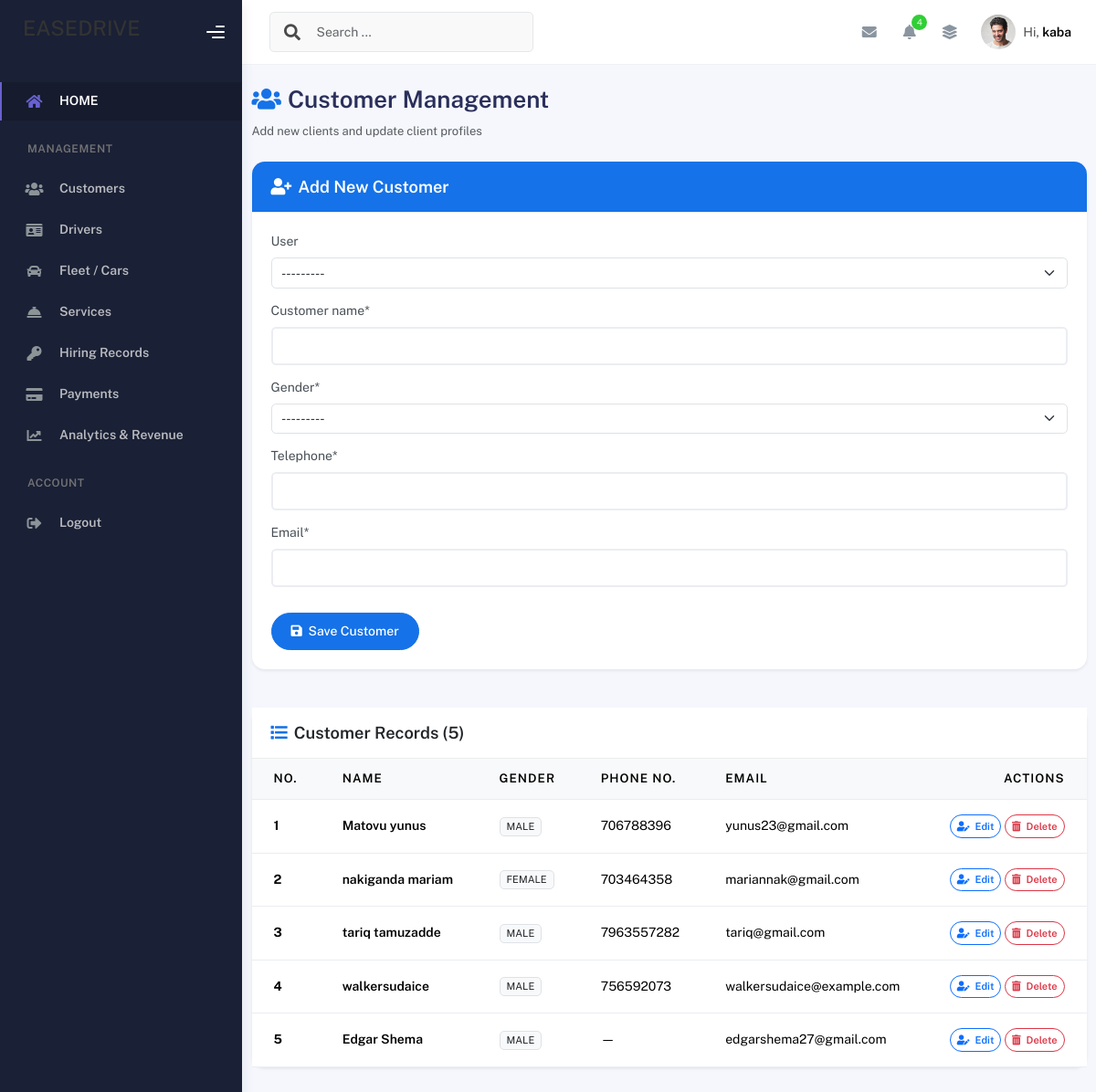
/add_customer/ (signed in), run on the app's committed database.
### carapplication/models.py (models this page shows, shortened)
class Customer(models.Model):
    user = models.OneToOneField(User, on_delete=models.SET_NULL, null=True, blank=True, related_name='customer_profile')
    name = models.CharField(max_length=30, verbose_name="customer name")
    gender = models.CharField(choices= GENDER_OPTIONS)
    telephone = models.IntegerField(null=True)
    email = models.CharField(max_length=255)

### carapplication/views.py (the view)
# urls.py: path("add_customer/", add_customer_view, name="add_customer"),
@admin_required
def add_customer_view(request):
    message = ''
    if request.method == "POST":
        customer_form = CustomerForm(request.POST)
        if customer_form.is_valid():
            customer_form.save()
            message = 'customer added successfully'
    else:
        customer_form = CustomerForm()
    customers = Customer.objects.all()
    context = {
        'form': customer_form,
        'msg': message,
        'customers': customers
    }
    return render(request, "add_customer.html", context)

### carapplication/forms.py
class CustomerForm(ModelForm):
    class Meta:
        model = Customer
        fields = '__all__'

### carapplication/views.py (called while the page is built)
def admin_required(view_func):
    @wraps(view_func)
    def _wrapped_view(request, *args, **kwargs):
        if not request.user.is_authenticated:
            return redirect('login_page')
        is_admin = (
            request.user.is_superuser or
            request.user.is_staff or
            (hasattr(request.user, 'profile') and request.user.profile.role == 'admin')
        )
        if not is_admin:
            return redirect('customer_dashboard')
        return view_func(request, *args, **kwargs)
    return _wrapped_view

### carapplication/templates/add_customer.html (shortened to what this page needs)
{% extends './base.html' %}
{% load crispy_forms_tags %}
{% block content %}
<div class="container py-4">
    <div class="d-flex justify-content-between align-items-center mb-4">
        <div>
            <h2 class="fw-bold mb-1"><i class="fas fa-users text-primary me-2"></i>Customer Management</h2>
            <p class="text-muted small mb-0">Add new clients and update client profiles</p>
        </div>
    </div>
    <div class="card shadow-sm border-0 rounded-4 mb-5">
        <div class="card-header bg-primary text-white py-3 px-4 rounded-top-4">
            <h5 class="mb-0 fw-bold"><i class="fas fa-user-plus me-2"></i>Add New Customer</h5>
        </div>
        <div class="card-body p-4">
            <form method="post">
                <div class="row">
                    {{ form|crispy }}
                </div>
                <div class="mt-3">
                    <button type="submit" class="btn btn-primary px-4 rounded-pill">
                        <i class="fas fa-save me-1"></i> Save Customer
                    </button>
                </div>
            </form>
        </div>
    </div>
    <div class="card shadow-sm border-0 rounded-4">
        <div class="card-header bg-white py-3 px-4 border-bottom">
            <h5 class="mb-0 fw-bold text-dark"><i class="fas fa-list me-2 text-primary"></i>Customer Records ({{ customers.count }})</h5>
        </div>
        <div class="table-responsive">
            <table class="table table-hover align-middle mb-0">
                <thead class="table-light">
                    <tr>
                        <th scope="col">NO.</th>
                        <th scope="col">NAME</th>
                        <th scope="col">GENDER</th>
                        <th scope="col">PHONE NO.</th>
                        <th scope="col">EMAIL</th>
                        <th scope="col" class="text-end">ACTIONS</th>
                    </tr>
                </thead>
                <tbody>
                    {% for customer in customers %}
                        <tr>
                            <th scope="row">{{ customer.id }}</th>
                            <td><strong>{{ customer.name }}</strong></td>
                            <td><span class="badge bg-light text-dark border">{{ customer.gender }}</span></td>
                            <td>{{ customer.telephone|default:"—" }}</td>
                            <td>{{ customer.email }}</td>
                            <td class="text-end text-nowrap">
                                <div class="d-inline-flex gap-1">
                                    <button type="button" class="btn btn-sm btn-outline-primary rounded-pill px-2 py-1 fw-semibold" data-bs-toggle="modal" data-bs-target="#editCustomerModal{{ customer.id }}" title="Edit Customer">
                                        <i class="fas fa-user-edit me-1"></i> Edit
                                    </button>
                                    <a href="{% url 'delete_customer' customer.id %}" class="btn btn-sm btn-outline-danger rounded-pill px-2 py-1 fw-semibold" onclick="return confirm('Are you sure you want to delete this customer ({{ customer.name }})?');" title="Delete Customer">
                                        <i class="fas fa-trash-alt me-1"></i> Delete
                                    </a>
                                </div>
                            </td>
                        </tr>
                    {% empty %}
                        <tr>
                            <td colspan="6" class="text-center py-4 text-muted">No customers recorded yet.</td>
                        </tr>
                    {% endfor %}
                </tbody>
            </table>
        </div>
    </div>
</div>
{% endblock content %}

### carapplication/templates/base.html (shortened to what this page needs)
<!DOCTYPE html>
<html lang="en">
    {% load static %}
  <head>
        <link rel="stylesheet" href="https://cdnjs.cloudflare.com/ajax/libs/font-awesome/6.5.1/css/all.min.css" />
        <link rel="stylesheet" href="{% static 'assets/css/bootstrap.min.css' %}" />
        <link rel="stylesheet" href="{% static 'assets/css/plugins.min.css' %}" />
        <link rel="stylesheet" href="{% static 'assets/css/kaiadmin.min.css' %}" />
        <link rel="stylesheet" href="{% static 'assets/css/demo.css' %} " />
  </head>
    <body>
        <div class="wrapper">
      <div class="sidebar" data-background-color="dark">
        <div class="sidebar-logo">
          <div class="logo-header" data-background-color="dark">
           <h3>EASEDRIVE</h3>
            <div class="nav-toggle">
              <button class="btn btn-toggle toggle-sidebar">
                <i class="gg-menu-right"></i>
              </button>
            </div>
          </div>
        </div>
        <div class="sidebar-wrapper scrollbar scrollbar-inner">
          <div class="sidebar-content">
            <ul class="nav nav-secondary">
              <li class="nav-item active">
                <a href="{% url 'index_page' %}">
                  <i class="fas fa-home"></i>
                  <p>HOME</p>
                </a>
              </li>
              {% if user.is_authenticated and user.profile.role == 'admin' or user.is_superuser %}
              <li class="nav-section">
                <h4 class="text-section">Management</h4>
              </li>
              <li class="nav-item">
                <a href="{% url 'add_customer' %}">
                  <i class="fas fa-users"></i>
                  <p>Customers</p>
                </a>
              </li>
              <li class="nav-item">
                <a href="{% url 'add_driver' %}">
                  <i class="fas fa-id-card"></i>
                  <p>Drivers</p>
                </a>
              </li>
              <li class="nav-item">
                <a href="{% url 'add_car' %}">
                  <i class="fas fa-car"></i>
                  <p>Fleet / Cars</p>
                </a>
              </li>
              <li class="nav-item">
                <a href="{% url 'add_service' %}">
                  <i class="fas fa-concierge-bell"></i>
                  <p>Services</p>
                </a>
              </li>
              <li class="nav-item">
                <a href="{% url 'add_hiring' %}">
                  <i class="fas fa-key"></i>
                  <p>Hiring Records</p>
                </a>
              </li>
              <li class="nav-item">
                <a href="{% url 'add_payment' %}">
                  <i class="fas fa-credit-card"></i>
                  <p>Payments</p>
                </a>
              </li>
              <li class="nav-item">
                <a href="{% url 'admin_analytics' %}">
                  <i class="fas fa-chart-line"></i>
                  <p>Analytics & Revenue</p>
                </a>
              </li>
              {% endif %}
              {% if user.is_authenticated %}
              <li class="nav-section">
                <h4 class="text-section">Account</h4>
              </li>
              <li class="nav-item">
                <a href="{% url 'logout_page' %}">
                  <i class="fas fa-sign-out-alt"></i>
                  <p>Logout</p>
                </a>
              </li>
              {% endif %}
            </ul>
          </div>
        </div>
      </div>
      <div class="main-panel">
        <div class="main-header">
          <nav
            class="navbar navbar-header navbar-header-transparent navbar-expand-lg border-bottom"
          >
            <div class="container-fluid">
              <nav
                class="navbar navbar-header-left navbar-expand-lg navbar-form nav-search p-0 d-none d-lg-flex"
              >
                <div class="input-group">
                  <div class="input-group-prepend">
                    <button type="submit" class="btn btn-search pe-1">
                      <i class="fa fa-search search-icon"></i>
                    </button>
                  </div>
                  <input
                    type="text"
                    placeholder="Search ..."
                    class="form-control"
                  />
                </div>
              </nav>
              <ul class="navbar-nav topbar-nav ms-md-auto align-items-center">
                <li class="nav-item topbar-icon dropdown hidden-caret">
                  <a
                    class="nav-link dropdown-toggle"
                    href="#"
                    id="messageDropdown"
                    role="button"
                    data-bs-toggle="dropdown"
                    aria-haspopup="true"
                    aria-expanded="false"
                  >
                    <i class="fa fa-envelope"></i>
                  </a>
                </li>
                <li class="nav-item topbar-icon dropdown hidden-caret">
                  <a
                    class="nav-link dropdown-toggle"
                    href="#"
                    id="notifDropdown"
                    role="button"
                    data-bs-toggle="dropdown"
                    aria-haspopup="true"
                    aria-expanded="false"
                  >
                    <i class="fa fa-bell"></i>
                    <span class="notification">4</span>
                  </a>
                </li>
                <li class="nav-item topbar-icon dropdown hidden-caret">
                  <a
                    class="nav-link"
                    data-bs-toggle="dropdown"
                    href="#"
                    aria-expanded="false"
                  >
                    <i class="fas fa-layer-group"></i>
                  </a>
                </li>
                <li class="nav-item topbar-user dropdown hidden-caret">
                  <a
                    class="dropdown-toggle profile-pic"
                    data-bs-toggle="dropdown"
                    href="#"
                    aria-expanded="false"
                  >
                    <div class="avatar-sm">
                      <img
                        src="{% static 'assets/img/profile.jpg' %}"
                        alt="..."
                        class="avatar-img rounded-circle"
                      />
                    </div>
                    <span class="profile-username">
                      <span class="op-7">Hi,</span>
                      <span class="fw-bold">{% if user.is_authenticated %}{{ user.first_name|default:user.username }}{% else %}Guest{% endif %}</span>
                    </span>
                  </a>
                </li>
              </ul>
            </div>
          </nav>
        </div>
        <div class="container">
            {% block content %}
            {% endblock content %}
        </div>
      </div>
    </div>
    </body>
</html>

### data on the page
Customer: id "1", name "Matovu yunus", gender "MALE", telephone "706788396", email "yunus23@gmail.com"
Customer: id "2", name "nakiganda mariam", gender "FEMALE", telephone "703464358", email "mariannak@gmail.com"
Customer: id "3", name "tariq tamuzadde", gender "MALE", telephone "7963557282", email "tariq@gmail.com"
Customer: id "4", name "walkersudaice", gender "MALE", telephone "756592073", email "walkersudaice@example.com"
Customer: id "5", name "Edgar Shema", gender "MALE", telephone "—", email "edgarshema27@gmail.com"

### other printed values
{{ user.first_name|default:user.username }} "kaba"
{{ customers.count }} "5"
